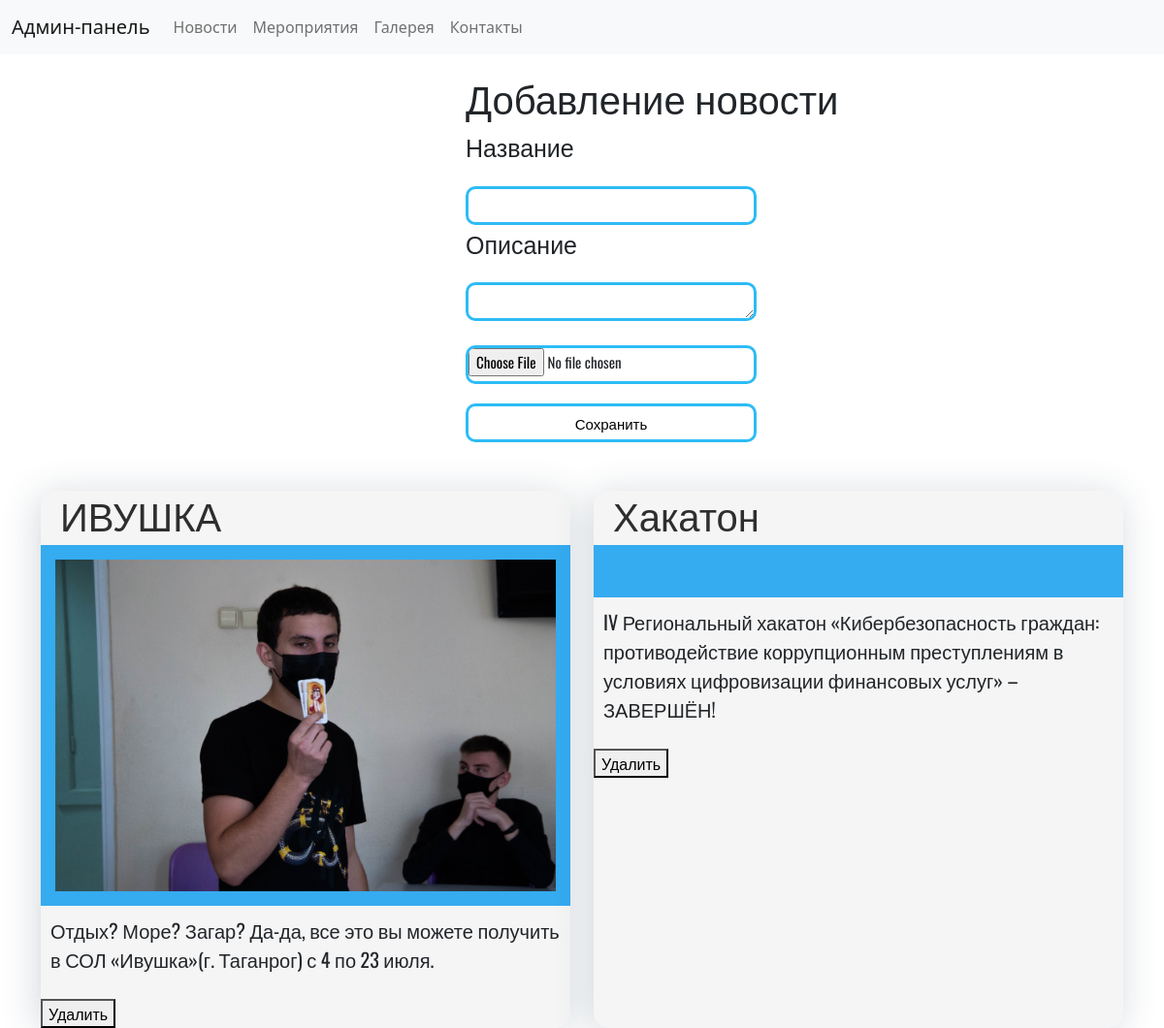
Page /news/admin/manNews.php on the committed database.
### tables this page shows
CREATE TABLE `news` (
  `idNews` int NOT NULL,
  `title` varchar(255) NOT NULL,
  `img` varchar(255) NOT NULL,
  `description` varchar(1200) NOT NULL
);

### news/admin/manNews.php (the view, shortened to what this page needs)
<?php
include("manNav.php");
?>
<!DOCTYPE html>
<html lang="en">
<head>
    <link href="https://cdn.jsdelivr.net/npm/bootstrap@5.0.2/dist/css/bootstrap.min.css" rel="stylesheet">
    <link rel="stylesheet" href="../styles/manNews.css">
</head>
<body>
    <div class="redactor">
        <form action="addNews.php" method="POST" enctype="multipart/form-data">
        <div class="addNews">
            <h1>Добавление новости</h1>
            <p>Название</p>
            <input type="text" name="title" id="">
            <p>Описание</p>
            <textarea name="desc" id="" cols="30" rows="10"></textarea><br>
            <input type="file" name="filename" id=""><br>
            <input type="submit" value="Сохранить">
        </div>
        </form>
        <div class="news">
        <div class="container">
            <div class="row">
<?php
    include("../db.php");
    $sql = "SELECT * FROM news ORDER BY idNews DESC ";
    $result = mysqli_query($db, $sql);
    while($myrow= mysqli_fetch_array($result)){
        $id = $myrow['idNews'];
        $img=$myrow['img'];
        $desc=$myrow['description'];
        $title=$myrow['title'];
        echo"
                <div class='col-md-6 col-lg-6 col-sm-12'>
                    <div class='new' href='#'>
                        <h1>$title</h1>
                        <div class='photo'>
                            <img src='../img/$img' alt=''>
                        </div>
                        <div class='description'>
                            <p>$desc</p>
                        </div>
                        <form action='delNews.php' method='post'>
                <input type='hidden' name='idNew' value='$id'>
                <button type='submit' name='del'>Удалить</button>
            </form>
                    </div>
                </div>";
    }
?>
            </div>
        </div>
    </div>
    </div>
</body>
</html>

### news/styles/manNews.css (style rules this page uses)
.redactor { font-family: "Oswald", sans-serif; }
.redactor .addNews { margin-left: 40%; margin-top: 20px; }
.redactor .addNews p { font-size: 25px; margin-bottom: 2px; margin-right: 230px; }
.redactor .addNews input { background-color: white; border: 3px solid rgb(45, 188, 245); border-radius: 10px; width: 300px; height: 40px; font-family: "Oswald", sans-serif; font-size: 15px; margin-top: 20px; }
.redactor .addNews textarea { background-color: white; border: 3px solid rgb(45, 188, 245); border-radius: 10px; width: 300px; height: 40px; font-family: "Oswald", sans-serif; font-size: 15px; margin-top: 20px; }
.redactor .new { width: 100%; height: 100%; background-color: #f5f5f5; border-radius: 15px; box-shadow: -3px 4px 38px 0px rgba(34, 60, 80, 0.2); }
.redactor .new h1 { font-family: "Oswald", sans-serif; white-space: nowrap; font-size: 40px; color: #2e2e2e; margin-left: 20px; }
.redactor .new .photo { max-width: 100%; background-color: #35abf0; padding: 15px; }
.redactor .new .photo img { max-width: 100%; }
.redactor .new .description { padding: 10px; }
.redactor .new .description p { font-size: 20px; font-family: "Oswald", sans-serif; }
@media (max-width: 1300px) { .redactor .new { margin-left: 0px; } }
.redactor .col-md-6.col-lg-6.col-sm-12 { margin-top: 50px; }

### rows in the picture
news: title "ИВУШКА", img (picture), description "Отдых? Море? Загар? Да-да, все это вы можете получить в СОЛ «Ивушка»(г. Таганрог) с 4 по 23 июля."
news: title "Хакатон", description "IV Региональный хакатон «Кибербезопасность граждан: противодействие коррупционным преступлениям в условиях цифровизации финансовых услуг» – ЗАВЕРШЁН!"
